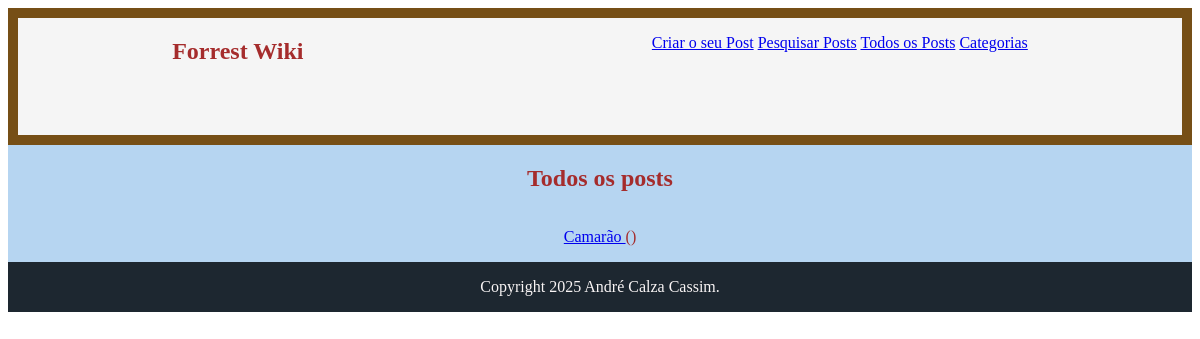
/posts/, run on an earlier commit of the app's database.
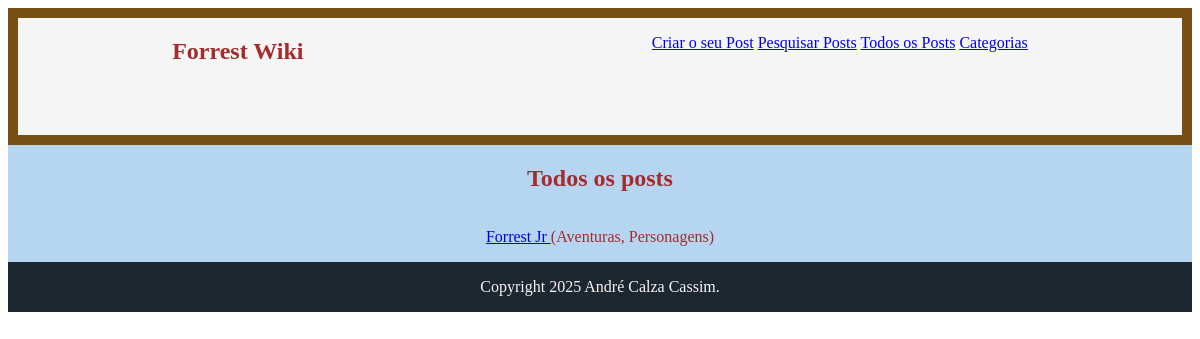
And on a later commit of the database.
### posts/models.py (models this page shows, shortened)
class Posts(models.Model):
    name = models.CharField(max_length=255)
    categorias = models.ManyToManyField(Categoria, related_name="posts")
    conteudo = models.TextField()
    data = models.DateTimeField(auto_now_add=True)

class Categoria(models.Model):
    nome = models.CharField(max_length=255, unique=True)
    def __str__(self):
        return self.nome

### posts/views.py (the view)
# urls.py: path('', views.list_posts, name='index'),
def list_posts(request):
    posts_list = Posts.objects.all()
    context = {'posts_list': posts_list}
    return render(request, 'posts/index.html', context)

### posts/templates/posts/index.html
{% extends 'base.html' %} {% block content %}
<h2>Todos os posts</h2>
{% if posts_list %}
<section class="lista-de-cards">
{% for post in posts_list %}
  <article class="card">
   <p>
  <a href="{% url 'posts:detail' posts_id=post.id %}">
    {{ post.name }}
  </a>
  ({{ post.categorias.all|join:", " }})
</p>
  </article>
  {% endfor %}
</section>
{% else %}
<p>Não foi encontrado nenhum post.</p>
{% endif %} {% endblock content %}

What changed in the data, as far as the page shows it:
removed Posts: name "Camarão"
added Posts: name "Forrest Jr", categorias.all "Aventuras, Personagens"
